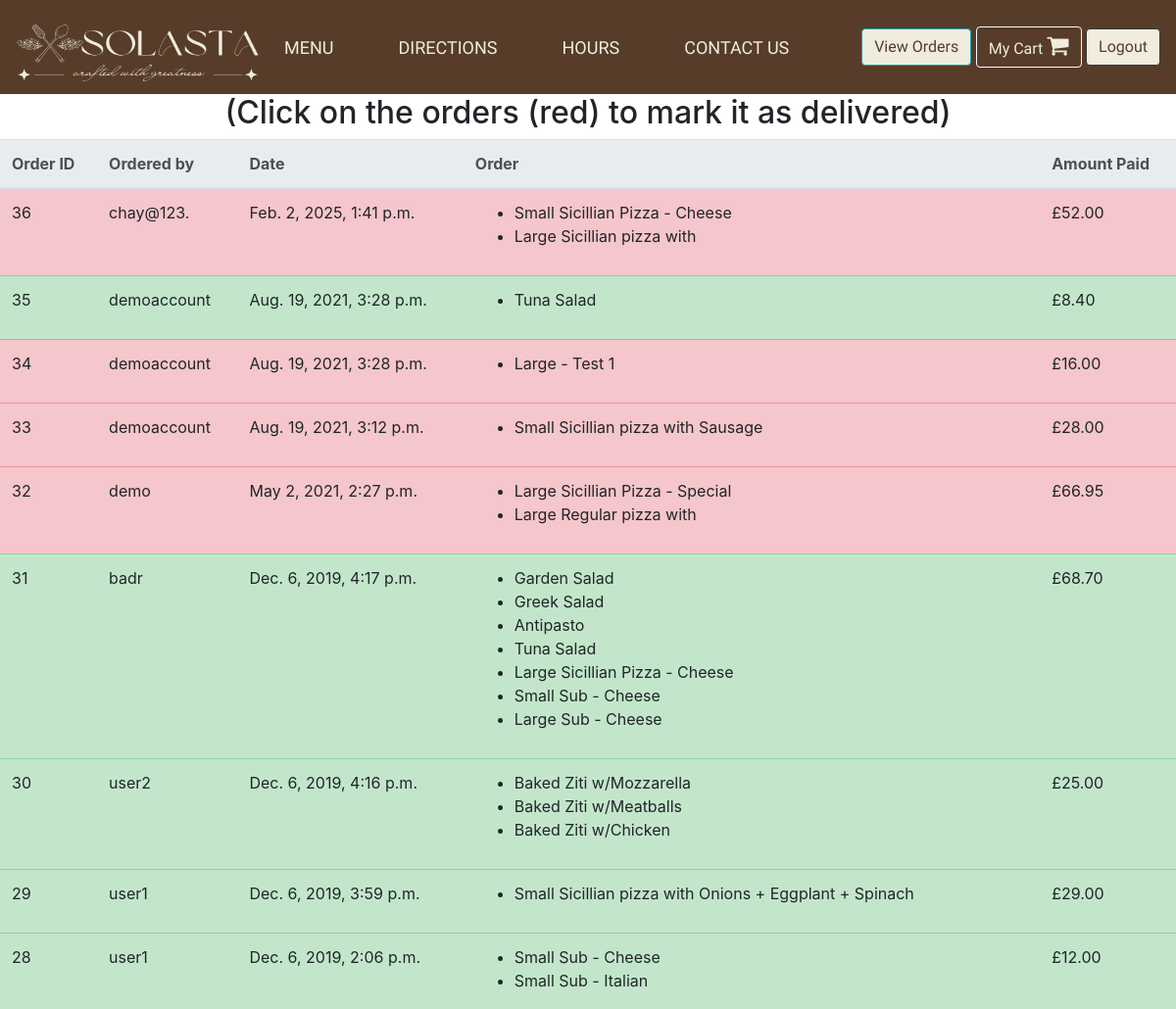
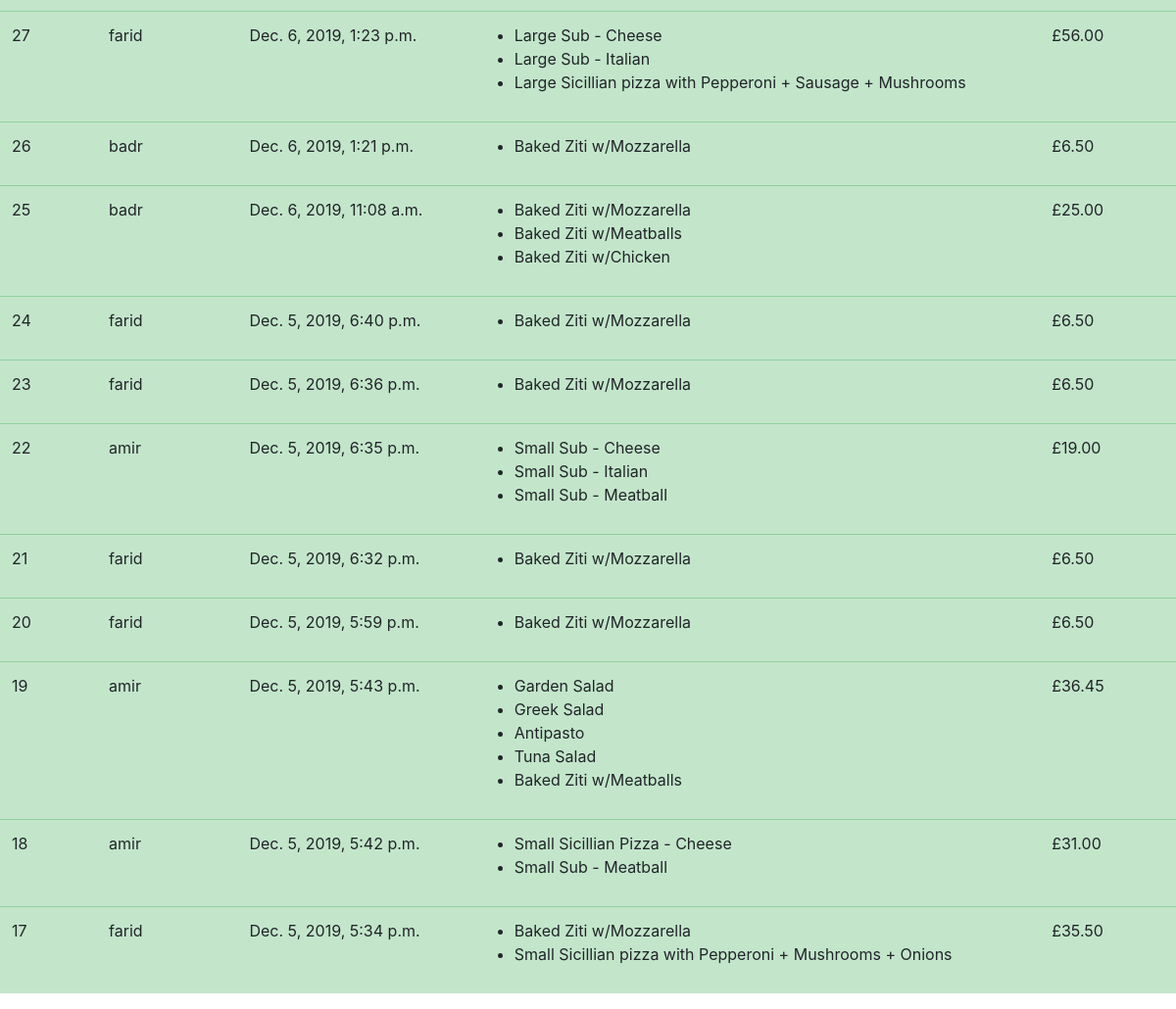
Page /view-orders (signed in) on the committed database (2 pictures, top to bottom).
### orders/models.py (models this page shows, shortened)
class UserOrder(models.Model):
    username = models.CharField(max_length=200) #who placed the order
    order = models.TextField() #this will be a string representation of the cart from localStorage
    price = models.DecimalField(max_digits=6, decimal_places=2) #how much was the order
    time_of_order  = models.DateTimeField(default=datetime.now, blank=True)
    delivered = models.BooleanField()

### orders/views.py (the view)
# urls.py: path("view-orders", views.view_orders, name="view_orders"),
def view_orders(request):
    if request.user.is_superuser:
        rows = UserOrder.objects.all().order_by('-time_of_order')
        return render(request, "orders/orders.html", context = {"rows":rows})
    else:
        rows = UserOrder.objects.all().filter(username = request.user.username).order_by('-time_of_order')
        return render(request, "orders/orders.html", context = {"rows":rows})

### orders/templatetags/custom_tags.py (called while the page is built)
@register.filter(name="format_cart")
def format_cart(value):
    return value[1:-1].split(",")

@register.filter(name="format_cart_item")
def format_cart_item(value):
    return value.replace("'","")

### orders/templates/orders/orders.html
{% extends 'orders/header.html' %}
{% load custom_tags %}
{% block content %}
<div class="container-fluid">
  <div class="row justify-content-center">
    {% if user.is_superuser %}
      <h2>(Click on the orders (red) to mark it as delivered)</h2>
    {% else %}
      <h2> Orders by: {{user.get_username}} </h2>
    {% endif %}
    <table class="table">
        <thead class="thead-light">
        <tr>
          <th scope="col">Order ID</th>
          <th scope="col">Ordered by</th>
          <th scope="col">Date</th>
          <th scope="col">Order</th>
          <th scope="col">Amount Paid</th>
        </tr>
        </thead>
        <tbody id = "orders_table">
          {% for row in rows %}
          {% if row.delivered %}
            <tr class="table-success">
          {% else %}
            <tr class="table-danger mark-as-complete">
          {% endif %}
              <td>{{row.id}}</td>
              <td>{{row.username}}</td>
              <td>{{row.time_of_order}}</td>
              <td >
                <ul>
                  {% for item in row.order|format_cart %}
                    <li>{{item|format_cart_item}}</li>
                  {% endfor %}
                </ul>
              </td>
              <td>£{{row.price}}</td>
            </tr>
          {% endfor %}
        </tbody>
    </table>
  </div>
</div>
{% endblock %}

### rows in the picture
UserOrder: id "36", username "chay@123.", time_of_order "Feb. 2, 2025, 1:41 p.m.", order "Small Sicillian Pizza - Cheese" "Large Sicillian pizza with", price "52.00"
UserOrder: id "35", username "demoaccount", time_of_order "Aug. 19, 2021, 3:28 p.m.", order "Tuna Salad", price "8.40"
UserOrder: id "34", username "demoaccount", time_of_order "Aug. 19, 2021, 3:28 p.m.", order "Large - Test 1", price "16.00"
UserOrder: id "33", username "demoaccount", time_of_order "Aug. 19, 2021, 3:12 p.m.", order "Small Sicillian pizza with Sausage", price "28.00"
UserOrder: id "32", username "demo", time_of_order "May 2, 2021, 2:27 p.m.", order "Large Sicillian Pizza - Special" "Large Regular pizza with", price "66.95"
UserOrder: id "31", username "badr", time_of_order "Dec. 6, 2019, 4:17 p.m.", order "Garden Salad" "Greek Salad" "Antipasto" "Tuna Salad" "Large Sicillian Pizza - Cheese" "Small Sub - Cheese" "Large Sub - Cheese", price "68.70"
UserOrder: id "30", username "user2", time_of_order "Dec. 6, 2019, 4:16 p.m.", order "Baked Ziti w/Mozzarella" "Baked Ziti w/Meatballs" "Baked Ziti w/Chicken", price "25.00"
UserOrder: id "29", username "user1", time_of_order "Dec. 6, 2019, 3:59 p.m.", order "Small Sicillian pizza with Onions + Eggplant + Spinach", price "29.00"
UserOrder: id "28", username "user1", time_of_order "Dec. 6, 2019, 2:06 p.m.", order "Small Sub - Cheese" "Small Sub - Italian", price "12.00"
UserOrder: id "27", username "farid", time_of_order "Dec. 6, 2019, 1:23 p.m.", order "Large Sub - Cheese" "Large Sub - Italian" "Large Sicillian pizza with Pepperoni + Sausage + Mushrooms", price "56.00"
UserOrder: id "26", username "badr", time_of_order "Dec. 6, 2019, 1:21 p.m.", order "Baked Ziti w/Mozzarella", price "6.50"
UserOrder: id "25", username "badr", time_of_order "Dec. 6, 2019, 11:08 a.m.", order "Baked Ziti w/Mozzarella" "Baked Ziti w/Meatballs" "Baked Ziti w/Chicken", price "25.00"
UserOrder: id "24", username "farid", time_of_order "Dec. 5, 2019, 6:40 p.m.", order "Baked Ziti w/Mozzarella", price "6.50"
UserOrder: id "23", username "farid", time_of_order "Dec. 5, 2019, 6:36 p.m.", order "Baked Ziti w/Mozzarella", price "6.50"
UserOrder: id "22", username "amir", time_of_order "Dec. 5, 2019, 6:35 p.m.", order "Small Sub - Cheese" "Small Sub - Italian" "Small Sub - Meatball", price "19.00"
UserOrder: id "21", username "farid", time_of_order "Dec. 5, 2019, 6:32 p.m.", order "Baked Ziti w/Mozzarella", price "6.50"
UserOrder: id "20", username "farid", time_of_order "Dec. 5, 2019, 5:59 p.m.", order "Baked Ziti w/Mozzarella", price "6.50"
UserOrder: id "19", username "amir", time_of_order "Dec. 5, 2019, 5:43 p.m.", order "Garden Salad" "Greek Salad" "Antipasto" "Tuna Salad" "Baked Ziti w/Meatballs", price "36.45"
UserOrder: id "18", username "amir", time_of_order "Dec. 5, 2019, 5:42 p.m.", order "Small Sicillian Pizza - Cheese" "Small Sub - Meatball", price "31.00"
UserOrder: id "17", username "farid", time_of_order "Dec. 5, 2019, 5:34 p.m.", order "Baked Ziti w/Mozzarella" "Small Sicillian pizza with Pepperoni + Mushrooms + Onions", price "35.50"
